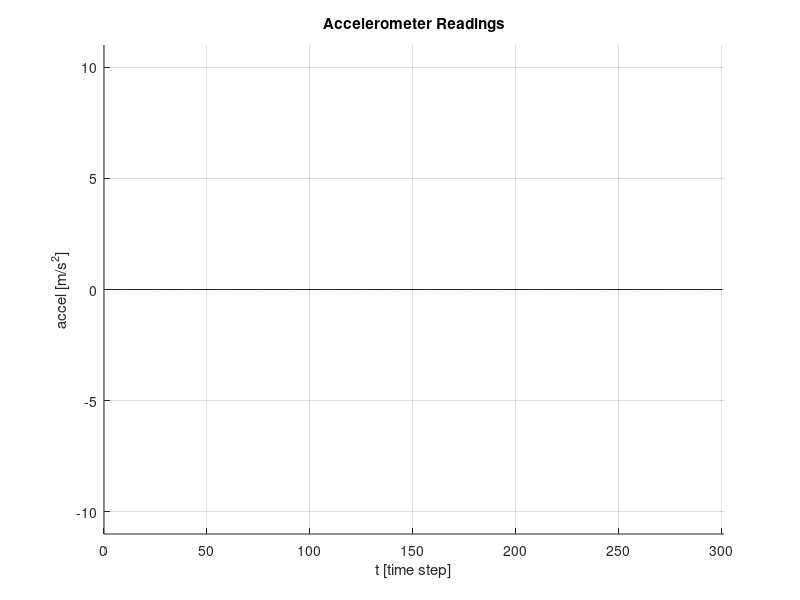

This chart was generated by the following MATLAB code:
function h = accel_plot(varargin)
% graphical visualization of the program

if nargin < 1
  t = 'Accelerometer Readings';
elseif nargin < 2
  t = varargin{1};
elseif nargin < 3
  t = varargin{1};
  axes(varargin{2});
end

h.init = @init;
h.update = @update;
h.plot_pose = @plot_pose;

h.n = 300;

init(t);


  function init(t)
    
    h.pose = [];

    % create axes
    % acceleration display
    h.accelAxes = gca;
    title(t);
    xlabel('t [time step]');
    ylabel('accel [m/s^2]');
    axis([0, h.n+1, 0, 1000]); 
    axis([0, h.n+1, -11, 11]); 
    grid on;
    hold on;

    % initialize accel plot
    h.data = zeros(3,h.n); 
    h.xPlot = plot([1:h.n], h.data(1,:), 'r-');
    h.yPlot = plot([1:h.n], h.data(2,:), 'g-');
    h.zPlot = plot([1:h.n], h.data(3,:), 'b-');
    
    %{
    % gyro display
    GUIDATA.gyroAxes = subplot(2,2,2);
    title('Raw Gyro');
    xlabel('t [time step]');
    ylabel('Y [rad/s]');
    axis([0, CONFIG.disp.ngyro+1, -pi, pi]); 
    grid on;
    hold on;

    % initialize gyro plot
    GUIDATA.gyro.data = zeros(3,CONFIG.disp.ngyro); 
    GUIDATA.gyro.xPlot = plot([1:CONFIG.disp.ngyro], GUIDATA.gyro.data(1,:), 'r-');
    GUIDATA.gyro.yPlot = plot([1:CONFIG.disp.ngyro], GUIDATA.gyro.data(2,:), 'g-');
    GUIDATA.gyro.zPlot = plot([1:CONFIG.disp.ngyro], GUIDATA.gyro.data(3,:), 'b-');
    %}

  end

  function update(xyz)
    h.data(:,1:end-1) = h.data(:,2:end);
    h.data(:,end) = xyz(:);

    set(h.xPlot, 'YData', h.data(1,:));
    set(h.yPlot, 'YData', h.data(2,:));
    set(h.zPlot, 'YData', h.data(3,:));
  end

end

